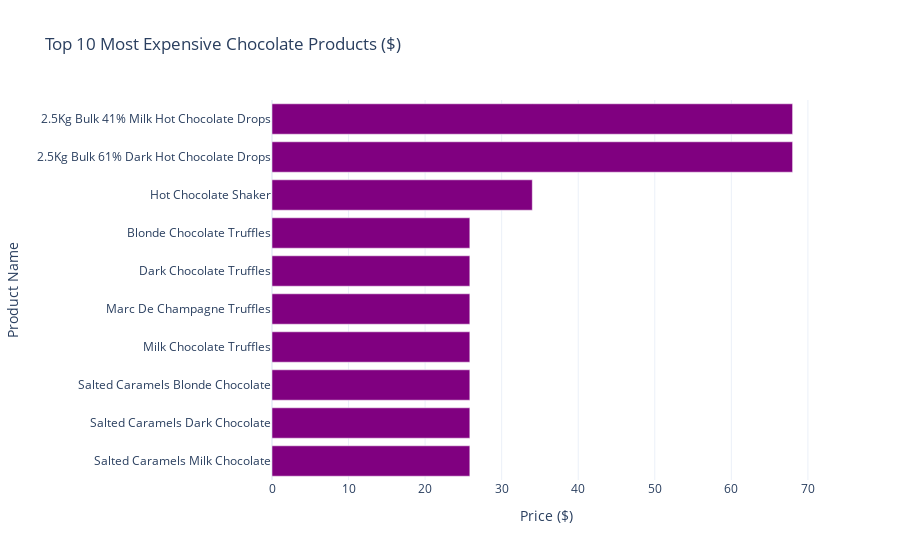
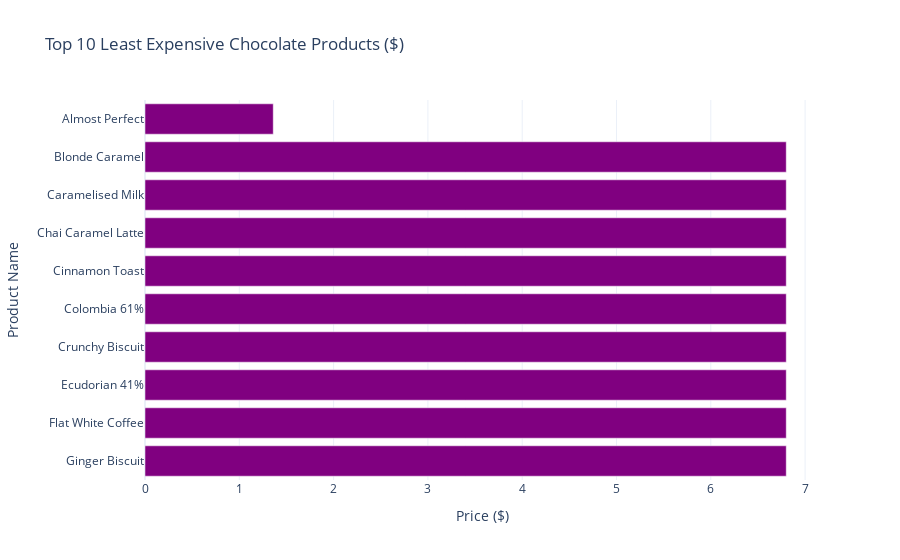

Notebook code cell kept with these figures, in order:
### Markdown cell above
## Top 10 Most Expensive Chocolate Products ($)

### Code cell
def show_top_bottom_plotly(view='Top 10'):

    df_products['Price ($)'] = df_products['Price ($)'].astype(str).str.replace('$', '').str.strip()
    df_products['Price ($)'] = pd.to_numeric(df_products['Price ($)'], errors='coerce')

 
    df_clean = df_products.dropna(subset=['Price ($)'])

 
    if view == 'Top 10':
        data = df_clean.nlargest(10, 'Price ($)').sort_values('Price ($)', ascending=False)
        title = 'Top 10 Most Expensive Chocolate Products ($)'
    else:
        data = df_clean.nsmallest(10, 'Price ($)').sort_values('Price ($)', ascending=True)
        title = 'Top 10 Least Expensive Chocolate Products ($)'


    fig = px.bar(
        data,
        x='Price ($)',
        y='Name',
        orientation='h',
        title=title,
        color_discrete_sequence=['purple'],
        labels={'Price ($)': 'Price ($)', 'Name': 'Product Name'}
    )

    fig.update_layout(
        yaxis=dict(autorange="reversed"),
        template='plotly_white'
    )

    fig.show()

show_top_bottom_plotly('Top 10')
show_top_bottom_plotly('Bottom 10')

### Figure 1 — Plotly figure (JSON) as saved in the notebook; plotly's stock layout.template omitted (floating-point values rounded to 4 significant figures)
{"data": [{"alignmentgroup": "True", "hovertemplate": "Price ($)=%{x}<br>Product Name=%{y}<extra></extra>", "legendgroup": "", "marker": {"color": "purple", "pattern": {"shape": ""}}, "name": "", "offsetgroup": "", "orientation": "h", "showlegend": false, "textposition": "auto", "type": "bar", "x": [68, 68, 34, 25.84, 25.84, 25.84, 25.84, 25.84, 25.84, 25.84], "xaxis": "x", "y": ["2.5Kg Bulk 41% Milk Hot Chocolate Drops", "2.5Kg Bulk 61% Dark Hot Chocolate Drops", "Hot Chocolate Shaker", "Blonde Chocolate Truffles", "Dark Chocolate Truffles", "Marc De Champagne Truffles", "Milk Chocolate Truffles", "Salted Caramels Blonde Chocolate", "Salted Caramels Dark Chocolate", "Salted Caramels Milk Chocolate"], "yaxis": "y"}], "layout": {"autosize": true, "barmode": "relative", "legend": {"tracegroupgap": 0}, "title": {"text": "Top 10 Most Expensive Chocolate Products ($)"}, "xaxis": {"anchor": "y", "autorange": true, "domain": [0, 1], "range": [0, 71.58], "title": {"text": "Price ($)"}, "type": "linear"}, "yaxis": {"anchor": "x", "autorange": true, "domain": [0, 1], "range": [9.5, -0.5], "title": {"text": "Product Name"}, "type": "category"}}}

### Figure 2 — Plotly figure (JSON) as saved in the notebook; plotly's stock layout.template omitted (floating-point values rounded to 4 significant figures)
{"data": [{"alignmentgroup": "True", "hovertemplate": "Price ($)=%{x}<br>Product Name=%{y}<extra></extra>", "legendgroup": "", "marker": {"color": "purple", "pattern": {"shape": ""}}, "name": "", "offsetgroup": "", "orientation": "h", "showlegend": false, "textposition": "auto", "type": "bar", "x": [1.36, 6.8, 6.8, 6.8, 6.8, 6.8, 6.8, 6.8, 6.8, 6.8], "xaxis": "x", "y": ["Almost Perfect", "Blonde Caramel", "Caramelised Milk", "Chai Caramel Latte", "Cinnamon Toast", "Colombia 61%", "Crunchy Biscuit", "Ecudorian 41%", "Flat White Coffee", "Ginger Biscuit"], "yaxis": "y"}], "layout": {"autosize": true, "barmode": "relative", "legend": {"tracegroupgap": 0}, "title": {"text": "Top 10 Least Expensive Chocolate Products ($)"}, "xaxis": {"anchor": "y", "autorange": true, "domain": [0, 1], "range": [0, 7.158], "title": {"text": "Price ($)"}, "type": "linear"}, "yaxis": {"anchor": "x", "autorange": true, "domain": [0, 1], "range": [9.5, -0.5], "title": {"text": "Product Name"}, "type": "category"}}}
